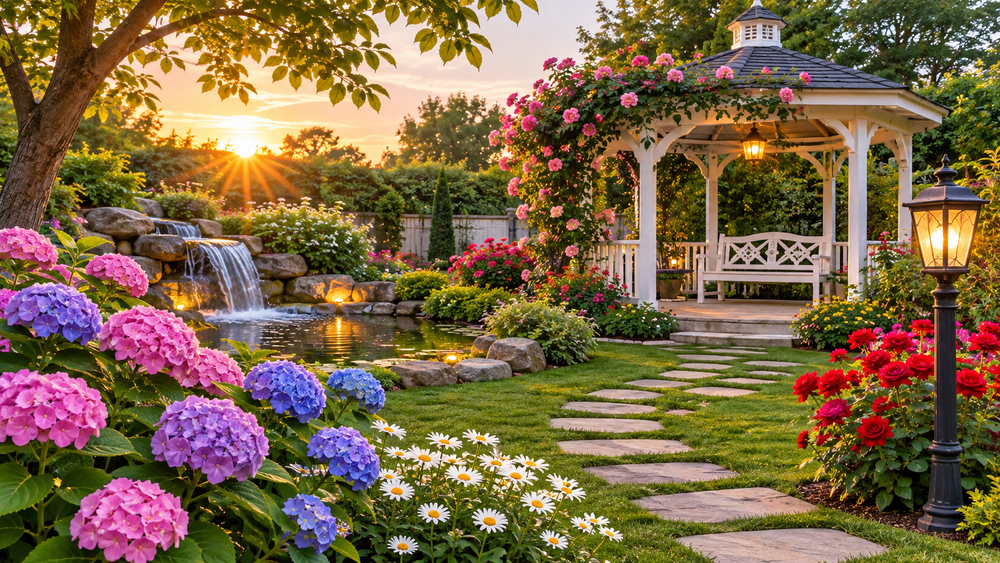
#> input picture garden.png, 1000 x 563 px, shrunk from 1672 x 941 before the run
$ jupyter execute ex-8.ipynb
#> lines starting #> are read from the running program, lines starting #| are printed output that depends on the picture; after the words box and inside, x2 and y2 are one past the last pixel; in counts of white or black regions, pixels touching at a corner belong together
[cell 1]
import cv2
import matplotlib.pyplot as plt

img = cv2.imread("garden.png")
#> img is the input picture: shape (563, 1000, 3); mean B, G, R 69.6, 102.7, 125.3

if img is None:
    print("Error: Image not found. Check the file path.")
else:
    img_rgb = cv2.cvtColor(img, cv2.COLOR_BGR2RGB)
    plt.imshow(img_rgb)
    plt.title("Original Image")
    plt.axis("off")
    plt.show()

[cell 2]
import cv2
import matplotlib.pyplot as plt
img = cv2.imread("garden.png", cv2.IMREAD_GRAYSCALE)
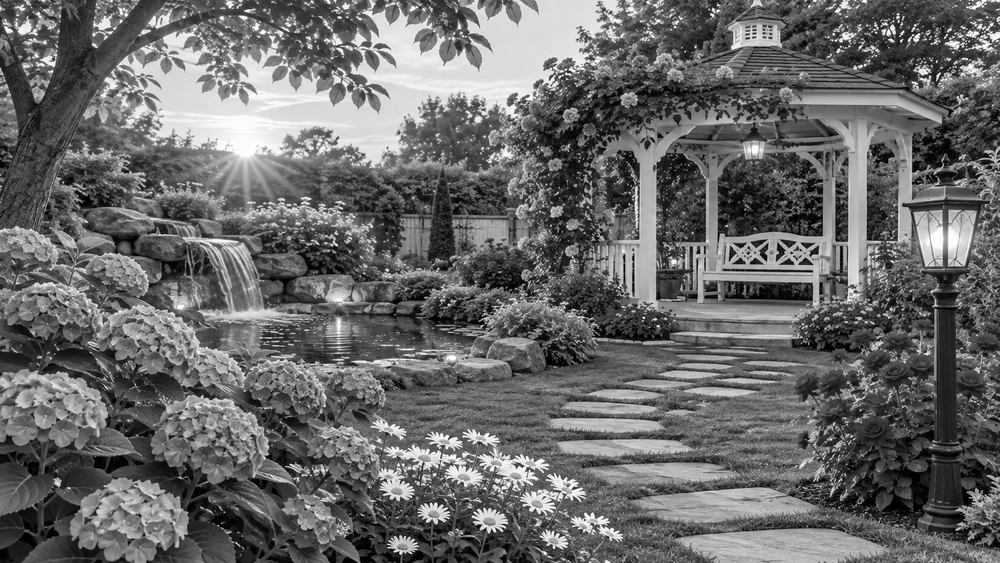
#> img: shape (563, 1000); min 0, max 255, mean 105.2
plt.imshow(img, cmap="gray")
plt.title("Original Grayscale Image")
plt.axis("off")
plt.show()

[cell 3]
import cv2
import matplotlib.pyplot as plt
img = cv2.imread("garden.png", cv2.IMREAD_GRAYSCALE)
_, result = cv2.threshold(img, 127, 255, cv2.THRESH_BINARY)
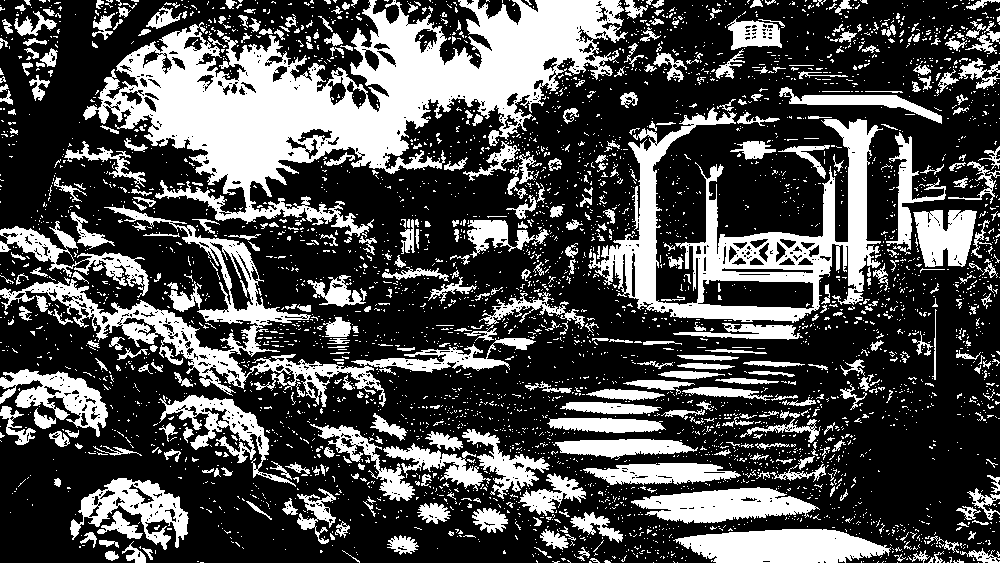
#> result: shape (563, 1000); 31% white; 4077 white regions (3649 under 20 px), largest, box (x1, y1, x2, y2) and area: (83, 0, 628, 238) 48008, (588, 107, 883, 323) 18322, (0, 205, 536, 407) 13157
plt.imshow(result, cmap="gray")
plt.title("Global Thresholding")
plt.axis("off")
plt.show()

[cell 4]
import cv2
import matplotlib.pyplot as plt
img = cv2.imread("garden.png", cv2.IMREAD_GRAYSCALE)
_, result = cv2.threshold(
    img, 0, 255,
    cv2.THRESH_BINARY + cv2.THRESH_OTSU
)
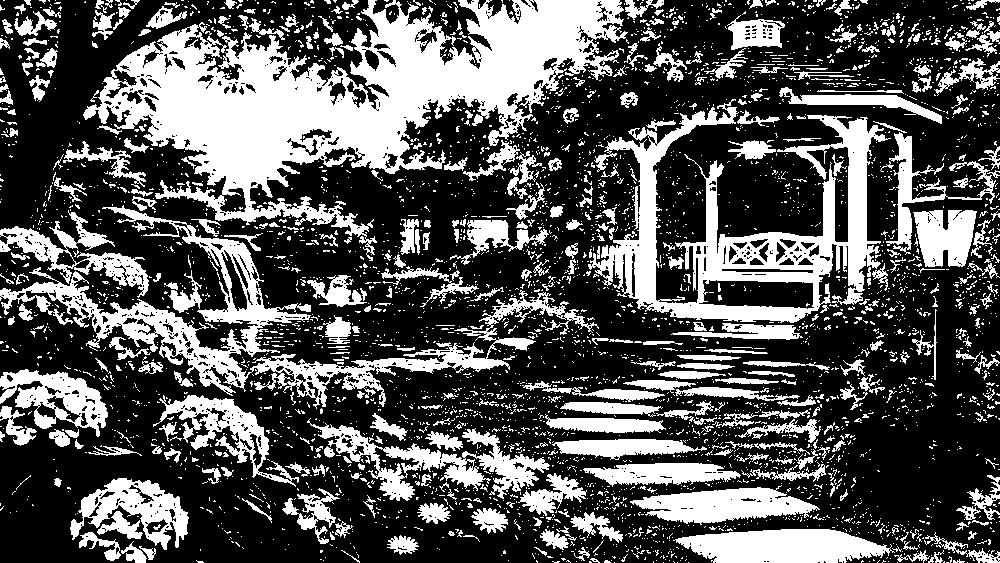
#> result: shape (563, 1000); 34% white; 4094 white regions (3669 under 20 px), largest, box (x1, y1, x2, y2) and area: (83, 0, 628, 261) 51192, (588, 99, 891, 323) 20539, (0, 205, 599, 409) 16962
plt.imshow(result, cmap="gray")
plt.title("Otsu's Thresholding")
plt.axis("off")
plt.show()

[cell 5]
import cv2
import matplotlib.pyplot as plt
img = cv2.imread("garden.png", cv2.IMREAD_GRAYSCALE)
result = cv2.adaptiveThreshold(
    img, 255,
    cv2.ADAPTIVE_THRESH_GAUSSIAN_C,
    cv2.THRESH_BINARY,
    11, 2
)
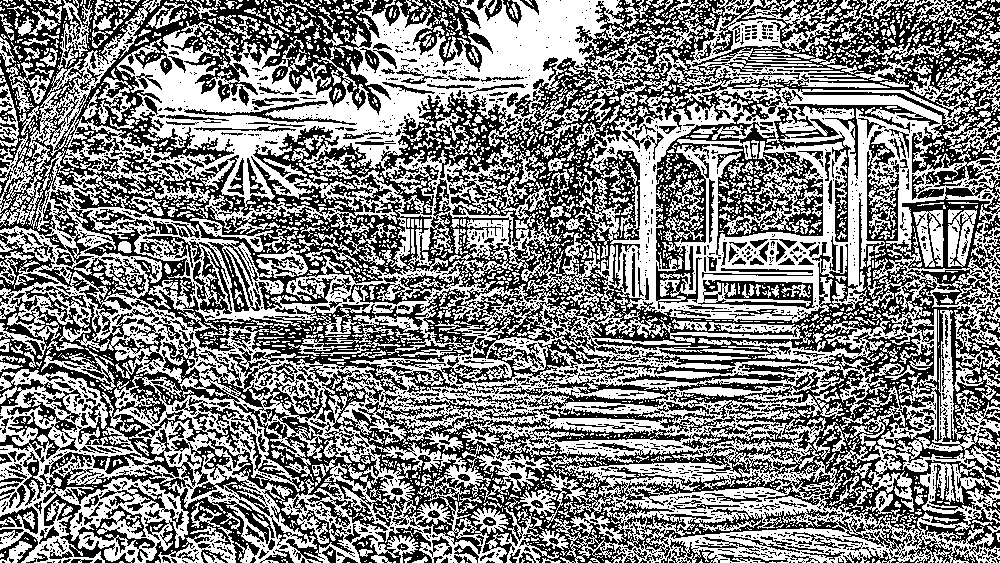
#> result: shape (563, 1000); 51.6% white; 2485 black regions (2084 under 20 px), largest, box (x1, y1, x2, y2) and area: (0, 0, 1000, 563) 208164, (656, 107, 851, 309) 11722, (39, 452, 275, 563) 6655
plt.imshow(result, cmap="gray")
plt.title("Adaptive Thresholding")
plt.axis("off")
plt.show()
